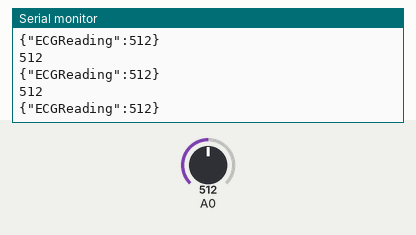
Bench run of a sketch on a simulated ESP8266 (NodeMCU). Parts: the last lines printed to the serial monitor. Inputs (shaded band) come from the test bench; at power-on: A0 = 512. WiFi joins after 1.5 s; servers stay silent unless stated; no MQTT or app messages arrive unless stated.

Above: at 2.7 s.
2.8 s: A0 set to 716
At 3.6 s:
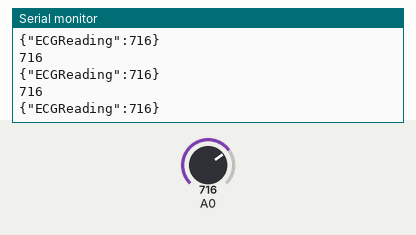
4.3 s: A0 set to 900
At 5.4 s:
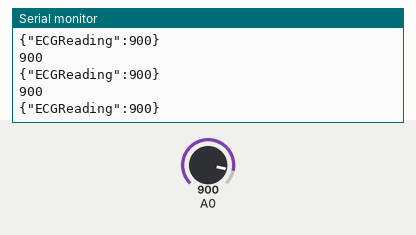
Timing chart, 0 to 7.3 s (numbered marks = the images above; inputs shaded):
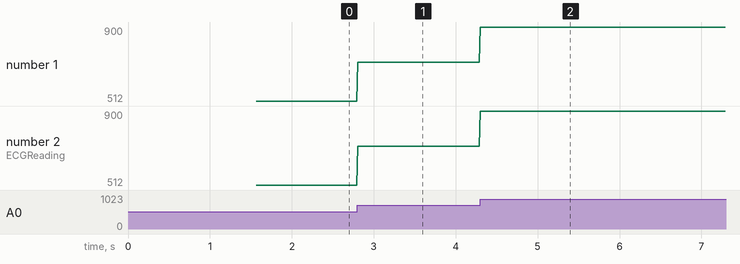

Measured:
- after the input at 2.8 s, the serial monitor: prints a new line at once (image 1)
- after the input at 4.3 s, the serial monitor: prints a new line at once (image 2)
- plotted number 1: 512 → 716 after the input at 2.8 s, 716 → 900 after the input at 4.3 s
- plotted number 2: 512 → 716 after the input at 2.8 s, 716 → 900 after the input at 4.3 s

The sketch:

NodeMCUVersion.ino
```cpp
#include <PubSubClient.h>
#include <ESP8266WiFi.h>

#define WIFI_AP "YOUR_PHONE_HOTSPOT_NAME"
#define WIFI_PASSWORD "HOTSPOT_PASSWORD"


#define TOKEN "6xEP4uTx2fY5224VlliR"

char thingsboardServer[] = "demo.thingsboard.io";

WiFiClient wifiClient;

PubSubClient client(wifiClient);

int status = WL_IDLE_STATUS;
unsigned long lastSend;

//ECG input pin
#define BIOSENSOR_PIN 0    //change to NodeMCU ADC

void setup() {
  Serial.begin(115200);
  delay(10);
  InitWiFi();
  client.setServer( thingsboardServer, 1883 );
  lastSend = 0;
}

void loop() {
  if ( !client.connected() ) {
    reconnect();
  }

  if ( millis() - lastSend > 10 ) { // Update and send only after 1 seconds
    getAndSendBioSensorData();
    lastSend = millis();
  }

  client.loop();
}

void getAndSendBioSensorData(){
 int biosensorValue=analogRead(BIOSENSOR_PIN);
 Serial.println(biosensorValue);

  // Prepare a JSON payload string
  String payload = "{";
  payload += "\"ECGReading\":";
  payload += biosensorValue;
  payload += "}";

  // Send payload
  char attributes[100];
  payload.toCharArray( attributes, 100 );
  client.publish( "v1/devices/me/telemetry", attributes );
  Serial.println( attributes );
}

void InitWiFi() {
  Serial.println("Connecting to AP ...");
  // attempt to connect to WiFi network
  WiFi.begin(WIFI_AP, WIFI_PASSWORD);
  while (WiFi.status() != WL_CONNECTED) {
    delay(500);
    Serial.print(".");
  }
  Serial.println("Connected to AP");
}

void reconnect() {
  // Loop until we're reconnected
  while (!client.connected()) {
    status = WiFi.status();
    if ( status != WL_CONNECTED) {
      WiFi.begin(WIFI_AP, WIFI_PASSWORD);
      while (WiFi.status() != WL_CONNECTED) {
        delay(500);
        Serial.print(".");
      }
      Serial.println("Connected to AP");
    }
    Serial.print("Connecting to ThingsBoard node ...");
    // Attempt to connect (clientId, username, password)
    if ( client.connect("ESP8266 Device", TOKEN, NULL) ) {
      Serial.println( "[DONE]" );
    } else {
      Serial.print( "[FAILED] [ rc = " );
      Serial.print( client.state() );
      Serial.println( " : retrying in 5 seconds]" );
      // Wait 5 seconds before retrying
      delay( 5000 );
    }
  }
}
```
